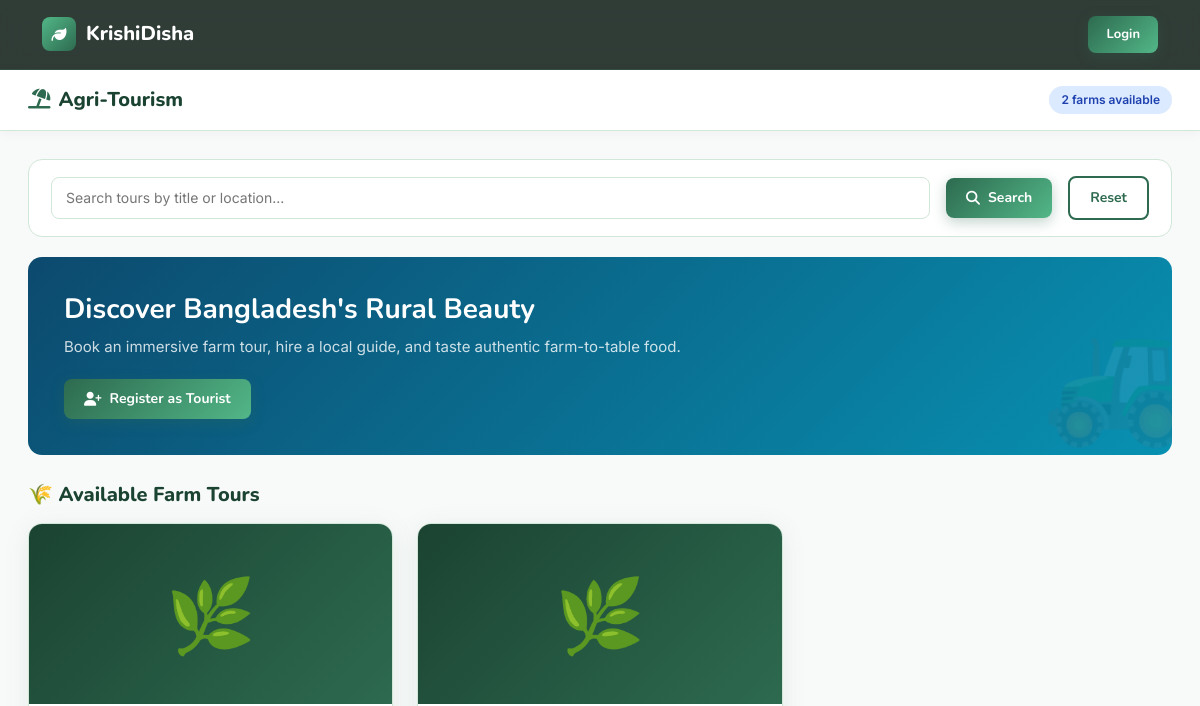
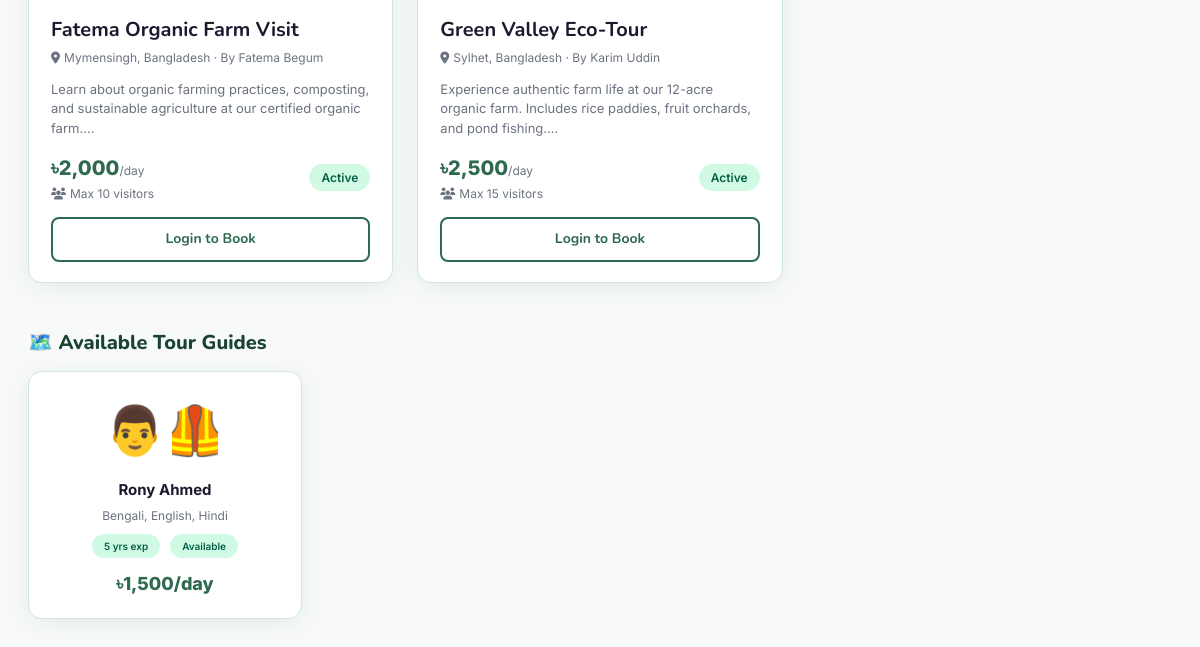
The page /modules/tourism.php on the database as committed earlier (2 pictures, top to bottom).
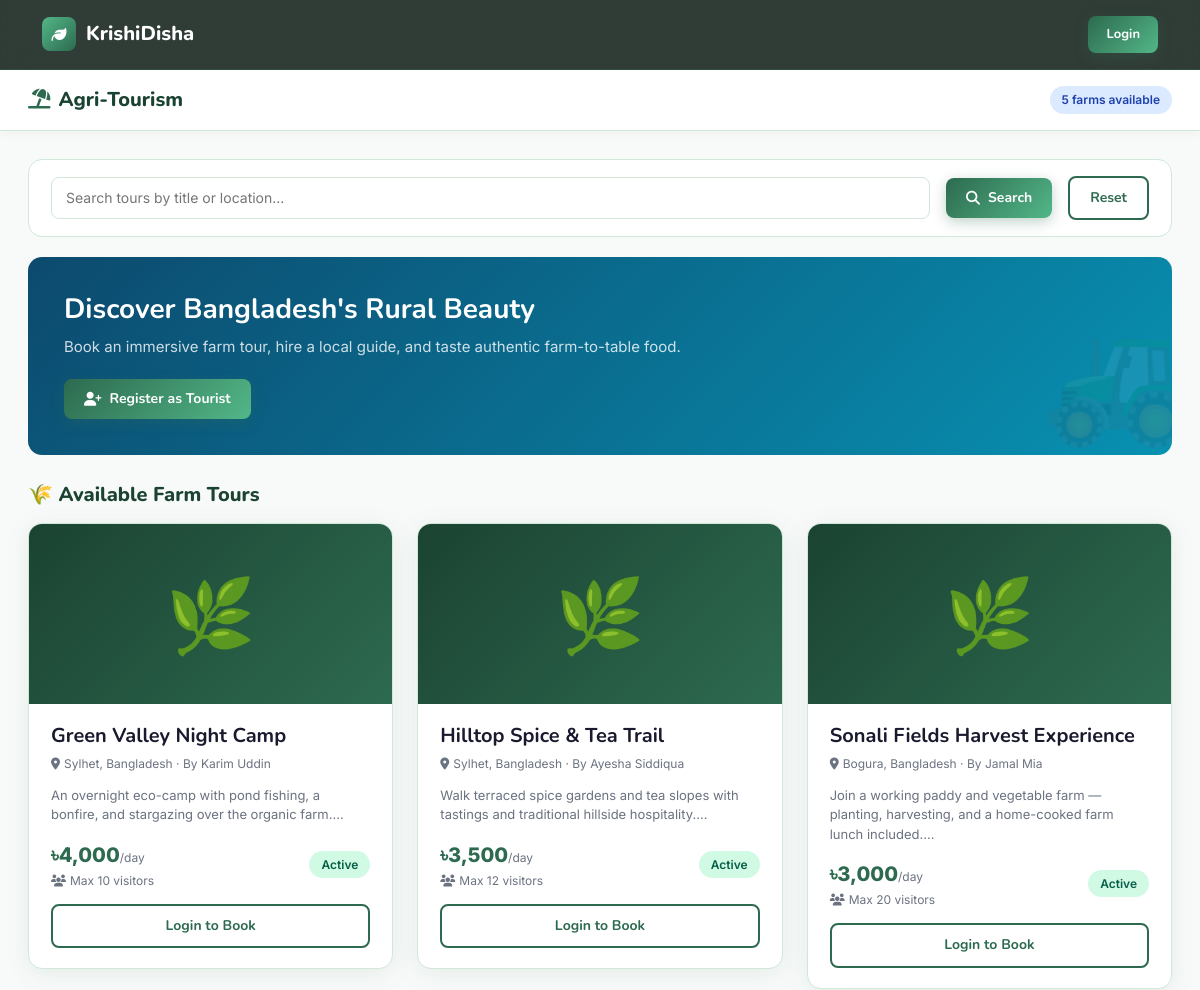
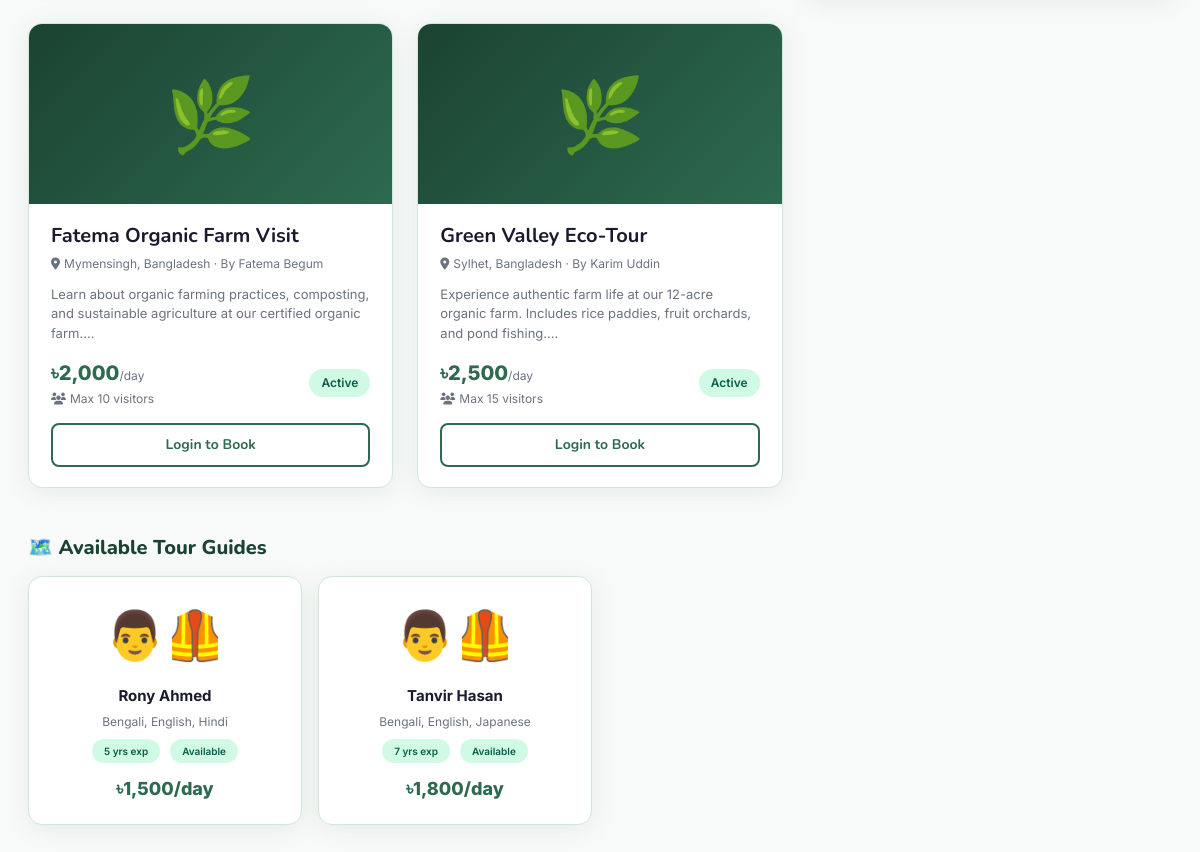
The same page on the database as committed later (2 pictures, top to bottom).
### tables this page shows
CREATE TABLE FARM_TOUR (
    id INT AUTO_INCREMENT PRIMARY KEY,
    farmer_id INT NOT NULL,
    title VARCHAR(200),
    description TEXT,
    location VARCHAR(255),
    capacity INT DEFAULT 10,
    price_per_day DECIMAL(10,2),
    image VARCHAR(255),
    status ENUM('active','inactive','pending') DEFAULT 'active',
    created_at TIMESTAMP DEFAULT CURRENT_TIMESTAMP,
    FOREIGN KEY (farmer_id) REFERENCES FARMER(id) ON DELETE CASCADE
);

CREATE TABLE USER (
    id INT AUTO_INCREMENT PRIMARY KEY,
    name VARCHAR(100) NOT NULL,
    email VARCHAR(150) NOT NULL UNIQUE,
    password_hash VARCHAR(255) NOT NULL,
    phone VARCHAR(20),
    role ENUM('admin','farmer','dealer','tourist','cook','expert','guide','general') NOT NULL,
    status ENUM('pending','approved','suspended') NOT NULL DEFAULT 'pending',
    email_verified TINYINT(1) NOT NULL DEFAULT 0,
    profile_image VARCHAR(255) DEFAULT 'assets/images/default_avatar.png',
    created_at TIMESTAMP DEFAULT CURRENT_TIMESTAMP
);

CREATE TABLE GUIDE (
    id INT AUTO_INCREMENT PRIMARY KEY,
    user_id INT NOT NULL UNIQUE,
    languages VARCHAR(200),
    experience_years INT,
    daily_rate DECIMAL(10,2),
    availability ENUM('available','busy') DEFAULT 'available',
    FOREIGN KEY (user_id) REFERENCES USER(id) ON DELETE CASCADE
);

### includes/auth_check.php (called while the page is built, shortened)
<?php
function isLoggedIn(): bool {
    return isset($_SESSION['user_id']);
}

### modules/tourism.php (the view, shortened to what the changed rows need)
<?php
require_once __DIR__ . '/../includes/auth_check.php';
require_once __DIR__ . '/../config/db.php';
$search = trim($_GET['q'] ?? '');
$tours = $pdo->prepare("
    SELECT ft.*, u.name as farmer_name, f.farm_location,
           (SELECT COUNT(*) FROM TOUR_BOOKING tb WHERE tb.tour_id=ft.id AND tb.status='confirmed') as booked_count
    FROM FARM_TOUR ft
    JOIN FARMER f ON ft.farmer_id=f.id
    JOIN USER u ON f.user_id=u.id
    WHERE (ft.status='active' OR (ft.status='pending' AND " . (isLoggedIn() && currentRole()==='admin' ? '1=1' : '0=1') . "))
    " . ($search ? "AND (ft.title LIKE ? OR ft.location LIKE ?)" : "") . "
    ORDER BY ft.id DESC
");
$tour_params = [];
$tours->execute($tour_params);
$tours = $tours->fetchAll();
$guides = $pdo->query("SELECT g.*, u.name FROM GUIDE g JOIN USER u ON g.user_id=u.id WHERE g.availability='available'")->fetchAll();
$isAuth = isLoggedIn();
?>
<?php include __DIR__ . '/../includes/header.php'; ?>
<?php if ($isAuth): ?><div class="layout-wrapper"><?php include __DIR__ . '/../includes/sidebar.php'; ?><div class="main-content">
<?php else: ?><div style="padding-top:70px;"><?php endif; ?>
<div class="topbar">
    <div class="topbar-actions">
        <span class="badge-kd badge-info"><?= count($tours) ?> farms available</span>
    </div>
</div>
<div class="page-body">
    <div class="row g-4 mb-5">
        <?php foreach ($tours as $t): ?>
        <div class="col-md-6 col-lg-4">
            <div class="card-kd">
                <div style="height:180px;overflow:hidden;position:relative;">
                    <?php if (!empty($t['image']) && file_exists(__DIR__.'/../'.$t['image'])): ?>
                    <img src="/KrishiDisha/<?= htmlspecialchars($t['image']) ?>" style="width:100%;height:180px;object-fit:cover;">
                    <?php else: ?>
                    <div style="height:180px;background:linear-gradient(135deg,var(--primary-dark),var(--primary));display:flex;align-items:center;justify-content:center;font-size:72px;">🌿</div>
                    <?php endif; ?>
                </div>
                <div class="card-body-kd">
                    <h5 style="margin-bottom:6px;"><?= htmlspecialchars($t['title']) ?></h5>
                    <div style="font-size:12px;color:var(--text-muted);margin-bottom:12px;">
                        <i class="fa-solid fa-location-dot me-1"></i><?= htmlspecialchars($t['location']) ?>
                        · By <?= htmlspecialchars($t['farmer_name']) ?>
                    </div>
                    <p style="font-size:13px;color:var(--text-muted);line-height:1.5;margin-bottom:14px;"><?= mb_substr(htmlspecialchars($t['description']),0,120) ?>...</p>
                    <div style="display:flex;justify-content:space-between;align-items:center;margin-bottom:14px;">
                        <div>
                            <div style="font-size:20px;font-weight:800;color:var(--primary);">৳<?= number_format($t['price_per_day']) ?><span style="font-size:12px;font-weight:400;color:var(--text-muted);">/day</span></div>
                            <div style="font-size:12px;color:var(--text-muted);"><i class="fa-solid fa-users me-1"></i>Max <?= $t['capacity'] ?> visitors</div>
                        </div>
                        <span class="badge-kd <?= $t['status']==='active' ? 'badge-success' : 'badge-muted' ?>"><?= ucfirst($t['status']) ?></span>
                    </div>
                    <?php if ($isAuth && currentRole() === 'tourist'): ?>
                    <a href="/KrishiDisha/tourist/tours.php?book=<?= $t['id'] ?>" class="btn-kd btn-kd-primary w-100 justify-content-center">
                        <i class="fa-solid fa-calendar-plus"></i> Book Tour
                    </a>
                    <?php elseif (!$isAuth): ?>
                    <a href="/KrishiDisha/auth/login.php" class="btn-kd btn-kd-outline w-100 justify-content-center">Login to Book</a>
                    <?php endif; ?>
                </div>
            </div>
        </div>
        <?php endforeach; ?>
    </div>
    <?php if (!empty($guides)): ?>
    <div class="row g-3">
        <?php foreach ($guides as $g): ?>
        <div class="col-md-6 col-lg-3">
            <div class="card-kd">
                <div class="card-body-kd text-center">
                    <div style="font-size:48px;margin-bottom:10px;">👨‍🦺</div>
                    <div style="font-weight:700;font-size:15px;margin-bottom:4px;"><?= htmlspecialchars($g['name']) ?></div>
                    <div style="font-size:12px;color:var(--text-muted);margin-bottom:8px;"><?= htmlspecialchars($g['languages'] ?? '') ?></div>
                    <div style="display:flex;justify-content:center;gap:10px;margin-bottom:12px;flex-wrap:wrap;">
                        <span class="badge-kd badge-success" style="font-size:10px;"><?= $g['experience_years'] ?? 0 ?> yrs exp</span>
                        <span class="badge-kd badge-success" style="font-size:10px;">Available</span>
                    </div>
                    <div style="font-size:18px;font-weight:800;color:var(--primary);">৳<?= number_format($g['daily_rate'] ?? 0) ?>/day</div>
                </div>
            </div>
        </div>
        <?php endforeach; ?>
    </div>
    <?php endif; ?>
</div>
<?php if ($isAuth): ?></div></div><?php else: ?></div><?php endif; ?>
<?php include __DIR__ . '/../includes/footer.php'; ?>

Rows that differ between the two databases and show on the page:
added farm_tour: title "Green Valley Night Camp", location "Sylhet, Bangladesh", user.name "Karim Uddin", description "An overnight eco-camp with pond fishing, a bonfire, and stargazing over the organic farm.", price_per_day "4,000", capacity "10", status "Active"
added farm_tour: title "Hilltop Spice & Tea Trail", location "Sylhet, Bangladesh", user.name "Ayesha Siddiqua", description "Walk terraced spice gardens and tea slopes with tastings and traditional hillside hospitality.", price_per_day "3,500", capacity "12", status "Active"
added farm_tour: title "Sonali Fields Harvest Experience", location "Bogura, Bangladesh", user.name "Jamal Mia", description "Join a working paddy and vegetable farm — planting, harvesting, and a home-cooked farm lunch included.", price_per_day "3,000", capacity "20", status "Active"
added guide: user.name "Tanvir Hasan", languages "Bengali, English, Japanese", experience_years "7", daily_rate "1,800"
Other text that changed with them:
count($tours): "2" → "5"
